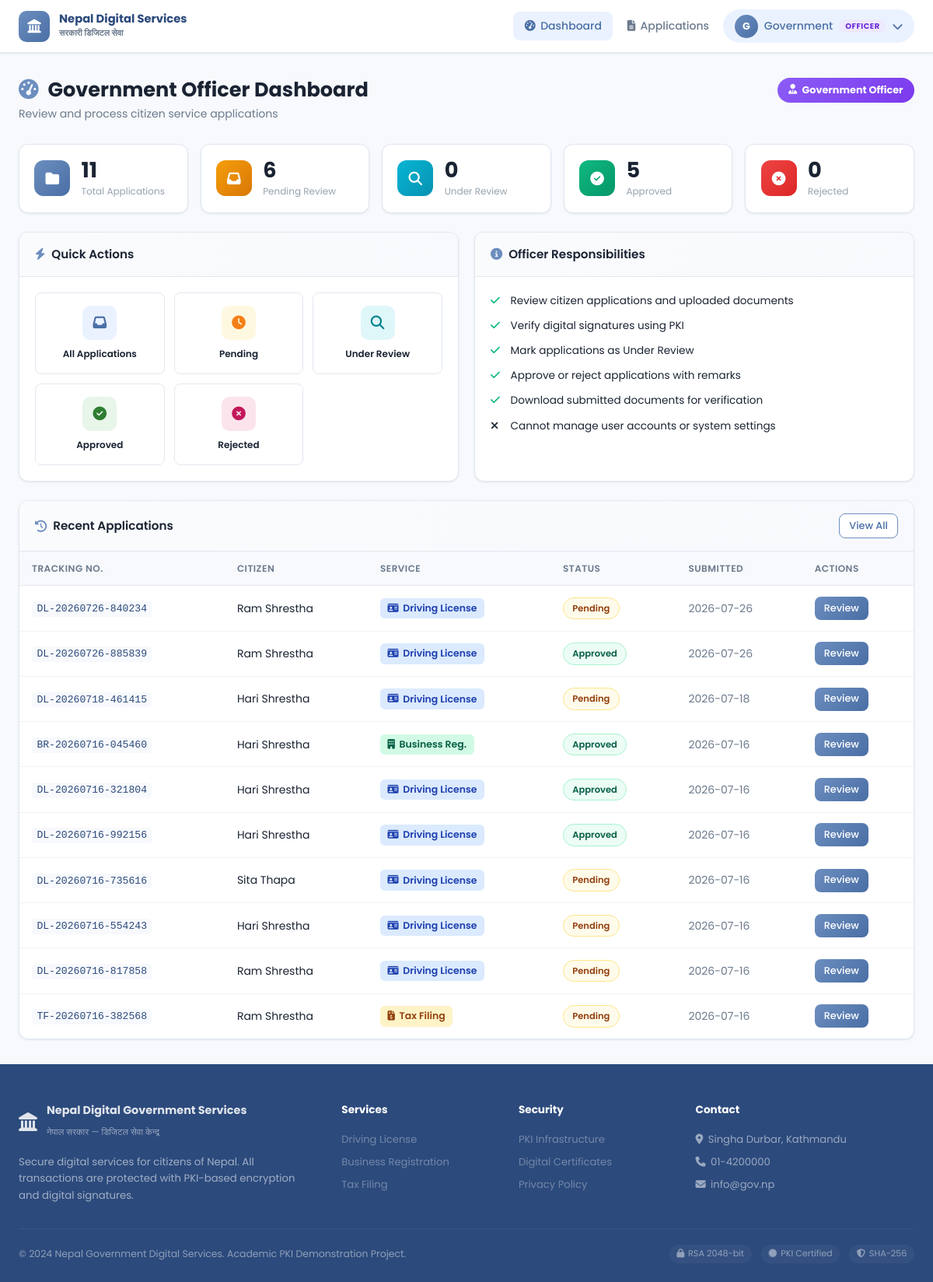
The page /officer/dashboard (signed in) on the database its author committed.
### tables this page shows
CREATE TABLE applications (
            id INTEGER PRIMARY KEY AUTOINCREMENT,
            user_id INTEGER NOT NULL,
            service_type TEXT NOT NULL,
            status TEXT DEFAULT 'pending',
            form_data TEXT NOT NULL,
            signature TEXT,
            hash_value TEXT,
            submitted_at TIMESTAMP DEFAULT CURRENT_TIMESTAMP,
            updated_at TIMESTAMP DEFAULT CURRENT_TIMESTAMP,
            admin_notes TEXT,
            tracking_number TEXT UNIQUE,
            nonce TEXT UNIQUE,
            payment_status TEXT DEFAULT 'unpaid',
            payment_method TEXT,
            transaction_id TEXT,
            paid_at TIMESTAMP,
            additional_docs_requested INTEGER DEFAULT 0,
            FOREIGN KEY (user_id) REFERENCES users(id)
        );

CREATE TABLE users (
            id INTEGER PRIMARY KEY AUTOINCREMENT,
            username TEXT UNIQUE NOT NULL,
            email TEXT UNIQUE NOT NULL,
            password_hash TEXT NOT NULL,
            full_name TEXT NOT NULL,
            phone TEXT,
            role TEXT DEFAULT 'citizen',
            public_key TEXT,
            private_key_encrypted TEXT,
            created_at TIMESTAMP DEFAULT CURRENT_TIMESTAMP,
            is_active INTEGER DEFAULT 1
        );

### app.py (the view)
@app.route('/officer/dashboard')
@officer_required
def officer_dashboard():
    db = get_db()
    total        = db.execute("SELECT COUNT(*) as c FROM applications").fetchone()['c']
    pending      = db.execute("SELECT COUNT(*) as c FROM applications WHERE status='pending'").fetchone()['c']
    under_review = db.execute("SELECT COUNT(*) as c FROM applications WHERE status='under_review'").fetchone()['c']
    approved     = db.execute("SELECT COUNT(*) as c FROM applications WHERE status='approved'").fetchone()['c']
    rejected     = db.execute("SELECT COUNT(*) as c FROM applications WHERE status='rejected'").fetchone()['c']
    recent_apps  = db.execute('''
        SELECT a.*, u.full_name, u.username FROM applications a
        JOIN users u ON a.user_id=u.id ORDER BY a.submitted_at DESC LIMIT 10
    ''').fetchall()
    db.close()
    return render_template('officer/dashboard.html',
        stats={'total': total, 'pending': pending, 'under_review': under_review,
               'approved': approved, 'rejected': rejected},
        recent_apps=recent_apps)

### app.py (called while the page is built)
def no_cache(response):
    response.headers['Cache-Control'] = 'no-store, no-cache, must-revalidate, max-age=0'
    response.headers['Pragma']  = 'no-cache'
    response.headers['Expires'] = '0'
    return response

def officer_required(f):
    @wraps(f)
    def decorated(*args, **kwargs):
        if 'user_id' not in session:
            return redirect(url_for('index'))
        if session.get('role') != 'officer':
            abort(403)
        return no_cache(make_response(f(*args, **kwargs)))
    return decorated

### models/database.py (called while the page is built)
def get_db():
    conn = sqlite3.connect(DB_PATH)
    conn.row_factory = sqlite3.Row
    return conn

### templates/officer/dashboard.html (shortened to what this page needs)
{% extends "base.html" %}
{% block content %}
<div class="page-wrapper">
    <div class="page-header">
        <div>
            <h1 class="page-title"><i class="fas fa-tachometer-alt"></i> Government Officer Dashboard</h1>
            <p class="page-subtitle">Review and process citizen service applications</p>
        </div>
        <span class="officer-badge"><i class="fas fa-user-tie"></i> Government Officer</span>
    </div>
    <div class="stats-grid stats-grid-5">
        <div class="stat-card">
            <div class="stat-icon" style="background:linear-gradient(135deg,#6C8EBF,#4A6FA5)"><i class="fas fa-folder"></i></div>
            <div class="stat-info"><div class="stat-value">{{ stats.total }}</div><div class="stat-label">Total Applications</div></div>
        </div>
        <div class="stat-card">
            <div class="stat-icon" style="background:linear-gradient(135deg,#f59e0b,#d97706)"><i class="fas fa-inbox"></i></div>
            <div class="stat-info"><div class="stat-value">{{ stats.pending }}</div><div class="stat-label">Pending Review</div></div>
        </div>
        <div class="stat-card">
            <div class="stat-icon" style="background:linear-gradient(135deg,#06b6d4,#0891b2)"><i class="fas fa-search"></i></div>
            <div class="stat-info"><div class="stat-value">{{ stats.under_review }}</div><div class="stat-label">Under Review</div></div>
        </div>
        <div class="stat-card">
            <div class="stat-icon" style="background:linear-gradient(135deg,#10b981,#059669)"><i class="fas fa-check-circle"></i></div>
            <div class="stat-info"><div class="stat-value">{{ stats.approved }}</div><div class="stat-label">Approved</div></div>
        </div>
        <div class="stat-card">
            <div class="stat-icon" style="background:linear-gradient(135deg,#ef4444,#dc2626)"><i class="fas fa-times-circle"></i></div>
            <div class="stat-info"><div class="stat-value">{{ stats.rejected }}</div><div class="stat-label">Rejected</div></div>
        </div>
    </div>
    <div class="dashboard-grid">
        <div class="card">
            <div class="card-header"><h3 class="card-title"><i class="fas fa-bolt"></i> Quick Actions</h3></div>
            <div class="card-body">
                <div class="quick-actions-grid">
                    <a href="{{ url_for('officer_applications') }}" class="quick-action-btn">
                        <div class="qa-icon" style="background:#EBF2FF"><i class="fas fa-inbox" style="color:#4A6FA5"></i></div>
                        <span>All Applications</span>
                    </a>
                    <a href="{{ url_for('officer_applications') }}?status=pending" class="quick-action-btn">
                        <div class="qa-icon" style="background:#FFF8E1"><i class="fas fa-clock" style="color:#f57f17"></i></div>
                        <span>Pending</span>
                    </a>
                    <a href="{{ url_for('officer_applications') }}?status=under_review" class="quick-action-btn">
                        <div class="qa-icon" style="background:#E0F7FA"><i class="fas fa-search" style="color:#00838f"></i></div>
                        <span>Under Review</span>
                    </a>
                    <a href="{{ url_for('officer_applications') }}?status=approved" class="quick-action-btn">
                        <div class="qa-icon" style="background:#E8F5E9"><i class="fas fa-check-circle" style="color:#2e7d32"></i></div>
                        <span>Approved</span>
                    </a>
                    <a href="{{ url_for('officer_applications') }}?status=rejected" class="quick-action-btn">
                        <div class="qa-icon" style="background:#FCE4EC"><i class="fas fa-times-circle" style="color:#c2185b"></i></div>
                        <span>Rejected</span>
                    </a>
                </div>
            </div>
        </div>
        <div class="card">
            <div class="card-header"><h3 class="card-title"><i class="fas fa-info-circle"></i> Officer Responsibilities</h3></div>
            <div class="card-body">
                <div class="officer-info-list">
                    <div class="officer-info-item"><i class="fas fa-check text-success"></i> Review citizen applications and uploaded documents</div>
                    <div class="officer-info-item"><i class="fas fa-check text-success"></i> Verify digital signatures using PKI</div>
                    <div class="officer-info-item"><i class="fas fa-check text-success"></i> Mark applications as Under Review</div>
                    <div class="officer-info-item"><i class="fas fa-check text-success"></i> Approve or reject applications with remarks</div>
                    <div class="officer-info-item"><i class="fas fa-check text-success"></i> Download submitted documents for verification</div>
                    <div class="officer-info-item"><i class="fas fa-times text-danger"></i> Cannot manage user accounts or system settings</div>
                </div>
            </div>
        </div>
    </div>
    <div class="card mt-4">
        <div class="card-header card-header-flex">
            <h3 class="card-title"><i class="fas fa-history"></i> Recent Applications</h3>
            <a href="{{ url_for('officer_applications') }}" class="btn btn-sm btn-outline">View All</a>
        </div>
        <div class="card-body p-0">
            {% if recent_apps %}
            <div class="table-responsive">
                <table class="table">
                    <thead>
                        <tr>
                            <th>Tracking No.</th>
                            <th>Citizen</th>
                            <th>Service</th>
                            <th>Status</th>
                            <th>Submitted</th>
                            <th>Actions</th>
                        </tr>
                    </thead>
                    <tbody>
                        {% for app in recent_apps %}
                        <tr>
                            <td><code>{{ app.tracking_number }}</code></td>
                            <td>{{ app.full_name }}</td>
                            <td>
                                {% if app.service_type == 'driving_license' %}<span class="service-tag tag-blue"><i class="fas fa-id-card"></i> Driving License</span>
                                {% elif app.service_type == 'business_registration' %}<span class="service-tag tag-green"><i class="fas fa-building"></i> Business Reg.</span>
                                {% else %}<span class="service-tag tag-yellow"><i class="fas fa-file-invoice-dollar"></i> Tax Filing</span>{% endif %}
                            </td>
                            <td><span class="status-badge status-{{ app.status }}">{{ app.status.replace('_',' ').title() }}</span></td>
                            <td class="text-muted">{{ app.submitted_at[:10] }}</td>
                            <td><a href="{{ url_for('officer_application_detail', app_id=app.id) }}" class="btn btn-sm btn-primary">Review</a></td>
                        </tr>
                        {% endfor %}
                    </tbody>
                </table>
            </div>
            {% else %}
            <div class="empty-state">
                <i class="fas fa-inbox"></i>
                <p>No applications yet.</p>
            </div>
            {% endif %}
        </div>
    </div>
</div>
{% endblock %}

### rows shown on the page
applications: tracking_number "DL-20260726-840234", full_name "Ram Shrestha", service_type "driving_license" (drawn), status.replace "Pending", submitted_at "2026-07-26"
applications: tracking_number "DL-20260726-885839", full_name "Ram Shrestha", service_type "driving_license" (drawn), status.replace "Approved", submitted_at "2026-07-26"
applications: tracking_number "DL-20260718-461415", full_name "Hari Shrestha", service_type "driving_license" (drawn), status.replace "Pending", submitted_at "2026-07-18"
applications: tracking_number "BR-20260716-045460", full_name "Hari Shrestha", shows "Business Reg.", status.replace "Approved", submitted_at "2026-07-16"
applications: tracking_number "DL-20260716-321804", full_name "Hari Shrestha", service_type "driving_license" (drawn), status.replace "Approved", submitted_at "2026-07-16"
applications: tracking_number "DL-20260716-992156", full_name "Hari Shrestha", service_type "driving_license" (drawn), status.replace "Approved", submitted_at "2026-07-16"
applications: tracking_number "DL-20260716-735616", full_name "Sita Thapa", service_type "driving_license" (drawn), status.replace "Pending", submitted_at "2026-07-16"
applications: tracking_number "DL-20260716-554243", full_name "Hari Shrestha", service_type "driving_license" (drawn), status.replace "Pending", submitted_at "2026-07-16"
applications: tracking_number "DL-20260716-817858", full_name "Ram Shrestha", service_type "driving_license" (drawn), status.replace "Pending", submitted_at "2026-07-16"
applications: tracking_number "TF-20260716-382568", full_name "Ram Shrestha", service_type "tax_filing" (drawn), status.replace "Pending", submitted_at "2026-07-16"

### other values the page prints
{{ session.get('full_name', 'U')[0].upper() }} "G"
{{ session.get('full_name', 'User').split()[0] }} "Government"
{{ session.get('role','citizen').title() }} "OFFICER"
{{ stats.total }} "11"
{{ stats.pending }} "6"
{{ stats.under_review }} "0"
{{ stats.approved }} "5"
{{ stats.rejected }} "0"
